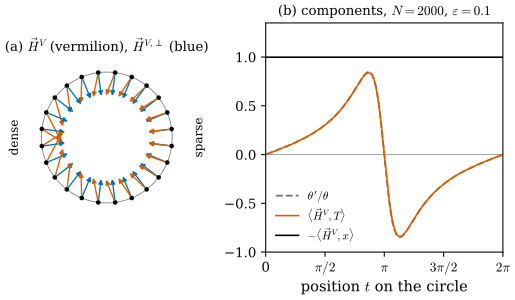

Reproduce this figure in Python.
"""Figure 47.4.1: approximate mean curvature versus its orthogonal version on a circle sampled with uneven density
and equal masses ([BLM17] Def 4.1, Def 4.6, Prop 4.7; the cloud of Example 46.2.7(b)).

Unit circle, N = 2000 points t_j = 2 pi u_j + 0.5 sin(2 pi u_j), u_j = (j + 1/2)/N, exact tangent lines, equal
masses 2 pi / N. The limit varifold is v(C, theta) with theta = 1/(1 + 0.5 cos 2 pi u): rectifiable but not integral,
and its generalized mean curvature is H = -x + (theta'/theta) T (Example 46.5.9; T = (-sin t, cos t)).
Natural exp pair, eps = 0.1.
(a) H^V (vermilion) and H^{V,perp} (blue) at the 24 sample points closest to the angles 2 pi k / 24; H^V leans towards the denser side (t = pi).
(b) components along the circle: normal part -<H^V, x> (black) and tangential part <H^V, T> (vermilion) against
t, with the prediction theta'/theta (grey dashed); the orthogonal version has normal part equal to that of H^V and
tangential part 0.

Run from the project root: PYTHONPATH=tools python3 chapters/47-paper-varifold-approximation/figures/fig-47-4-1-tangential-artifact.py
"""
import os

for _k in ("OMP_NUM_THREADS", "OPENBLAS_NUM_THREADS", "MKL_NUM_THREADS"):
    os.environ.setdefault(_k, "4")  # keep BLAS from using every core

import sys
from pathlib import Path

import numpy as np

sys.path.insert(0, str(Path(__file__).resolve().parents[1] / "lib"))
import dgfig  # noqa: E402

dgfig.setup()
import matplotlib.pyplot as plt  # noqa: E402

import var47 as v  # noqa: E402

C = dgfig.COLORS
N, EPS = 2000, 0.1
u = (np.arange(N) + 0.5) / N
t = 2 * np.pi * u + 0.5 * np.sin(2 * np.pi * u)
X, T, Hx = v.circle(t, 1.0)
P = v.proj_from_tangent(T)
m = np.full(N, 2 * np.pi / N)
H, Hp, cnt = v.amc(X, P, m, EPS, v.pairs(2)["natural exp"], 1)
tan = np.einsum("ka,ka->k", H, T)
nor = -np.einsum("ka,ka->k", H, X)
pred = 0.5 * np.sin(2 * np.pi * u) / (1 + 0.5 * np.cos(2 * np.pi * u)) ** 2      # theta'/theta
k = np.argmax(np.abs(pred))
assert abs(np.abs(pred).max() - 0.847) < 2e-3 and abs(t[k] - 2.73) < 0.03
assert np.abs(tan - pred).max() < 0.02                       # H^V tangential part ~ theta'/theta
assert np.abs(nor - 1).max() < 0.002                         # normal part ~ 1
assert np.abs(np.einsum("ka,ka->k", Hp, T)).max() < 1e-12    # orthogonal version has no tangential part
assert np.abs(-np.einsum("ka,ka->k", Hp, X) - nor).max() < 1e-12

sel = [int(np.argmin(np.abs(np.angle(np.exp(1j * (t - 2 * np.pi * (q + 0.5) / 24)))))) for q in range(24)]
fig, axes = plt.subplots(1, 2, figsize=(6.6, 3.1), gridspec_kw={"width_ratios": [1, 1.25], "wspace": 0.3})
ax = axes[0]
tt = np.linspace(0, 2 * np.pi, 400)
ax.plot(np.cos(tt), np.sin(tt), color=C["aux"], lw=0.6)
ax.plot(X[sel, 0], X[sel, 1], "o", color=C["main"], ms=2.5)
SC = 0.4
for j in sel:
    ax.annotate("", xy=X[j] + SC * Hp[j], xytext=X[j],
                arrowprops=dict(arrowstyle="-|>", color=C["tangent"], lw=1.0, mutation_scale=7))
    ax.annotate("", xy=X[j] + SC * H[j], xytext=X[j],
                arrowprops=dict(arrowstyle="-|>", color=C["normal"], lw=1.0, mutation_scale=7))
ax.text(-1.32, 0.0, "dense", fontsize=9, ha="right", va="center", rotation=90)
ax.text(1.32, 0.0, "sparse", fontsize=9, ha="left", va="center", rotation=90)
ax.set_aspect("equal")
ax.set_xlim(-1.45, 1.45)
ax.set_ylim(-1.2, 1.2)
ax.set_axis_off()
ax.set_title(r"(a) $\vec H^V$ (vermilion), $\vec H^{V,\perp}$ (blue)", fontsize=10)

ax = axes[1]
ax.axhline(0, color=C["aux"], lw=0.5)
ax.plot(t, pred, "--", color=C["aux"], lw=1.4, label=r"$\theta'/\theta$")
ax.plot(t, tan, color=C["normal"], lw=1.2, label=r"$\langle \vec H^V, T\rangle$")
ax.plot(t, nor, color=C["main"], lw=1.2, label=r"$-\langle \vec H^V, x\rangle$")
ax.set_xlim(0, 2 * np.pi)
ax.set_xticks([0, np.pi / 2, np.pi, 3 * np.pi / 2, 2 * np.pi])
ax.set_xticklabels(["0", r"$\pi/2$", r"$\pi$", r"$3\pi/2$", r"$2\pi$"])
ax.set_xlabel(r"position $t$ on the circle")
ax.set_ylim(-1.0, 1.35)
ax.legend(frameon=False, fontsize=8.5, loc="lower left", ncol=1)
ax.set_title(r"(b) components, $N = 2000$, $\varepsilon = 0.1$", fontsize=10)
dgfig.save(fig, __file__)
print("max |theta'/theta| =", np.abs(pred).max(), "at t =", t[k])
print("max |tan - pred| =", np.abs(tan - pred).max(), " normal range", nor.min(), nor.max())
print("max |H^V| =", np.linalg.norm(H, axis=1).max())
